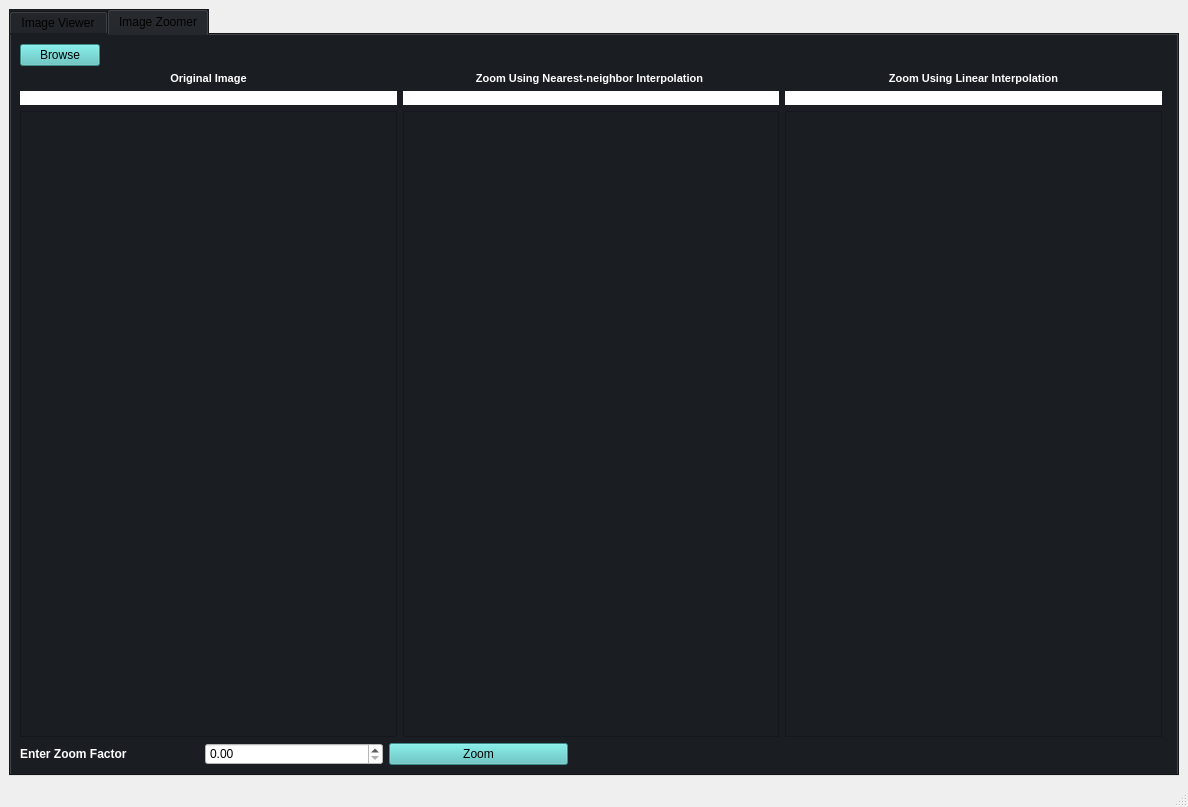
<?xml version="1.0" encoding="UTF-8"?>
<ui version="4.0">
 <class>MainWindow</class>
 <widget class="QMainWindow" name="MainWindow">
  <property name="geometry">
   <rect>
    <x>0</x>
    <y>0</y>
    <width>1188</width>
    <height>807</height>
   </rect>
  </property>
  <property name="windowTitle">
   <string>MainWindow</string>
  </property>
  <widget class="QWidget" name="centralwidget">
   <layout class="QHBoxLayout" name="horizontalLayout">
    <item>
     <widget class="QTabWidget" name="tabWidget">
      <property name="styleSheet">
       <string notr="true">background-color: rgb(26, 30, 35);</string>
      </property>
      <property name="currentIndex">
       <number>1</number>
      </property>
      <widget class="QWidget" name="imageViewerTab">
       <attribute name="title">
        <string>Image Viewer</string>
       </attribute>
       <layout class="QGridLayout" name="gridLayout_13">
        <item row="0" column="0" colspan="2">
         <layout class="QGridLayout" name="gridLayout_4">
          <item row="0" column="1">
           <spacer name="horizontalSpacer">
            <property name="orientation">
             <enum>Qt::Horizontal</enum>
            </property>
            <property name="sizeHint" stdset="0">
             <size>
              <width>40</width>
              <height>20</height>
             </size>
            </property>
           </spacer>
          </item>
          <item row="0" column="0">
           <widget class="QPushButton" name="browseButton">
            <property name="styleSheet">
             <string notr="true">background-color: rgb(83, 194, 191);</string>
            </property>
            <property name="text">
             <string>Browse</string>
            </property>
           </widget>
          </item>
         </layout>
        </item>
        <item row="1" column="0">
         <layout class="QGridLayout" name="gridLayout_2">
          <item row="2" column="0">
           <spacer name="verticalSpacer_4">
            <property name="orientation">
             <enum>Qt::Vertical</enum>
            </property>
            <property name="sizeType">
             <enum>QSizePolicy::Fixed</enum>
            </property>
            <property name="sizeHint" stdset="0">
             <size>
              <width>20</width>
              <height>40</height>
             </size>
            </property>
           </spacer>
          </item>
          <item row="1" column="1">
           <layout class="QGridLayout" name="gridLayout"/>
          </item>
          <item row="2" column="1">
           <spacer name="horizontalSpacer_2">
            <property name="orientation">
             <enum>Qt::Horizontal</enum>
            </property>
            <property name="sizeHint" stdset="0">
             <size>
              <width>40</width>
              <height>20</height>
             </size>
            </property>
           </spacer>
          </item>
          <item row="1" column="0">
           <spacer name="verticalSpacer_2">
            <property name="orientation">
             <enum>Qt::Vertical</enum>
            </property>
            <property name="sizeType">
             <enum>QSizePolicy::Fixed</enum>
            </property>
            <property name="sizeHint" stdset="0">
             <size>
              <width>20</width>
              <height>600</height>
             </size>
            </property>
           </spacer>
          </item>
         </layout>
        </item>
        <item row="1" column="1">
         <layout class="QGridLayout" name="gridLayout_3">
          <item row="8" column="1">
           <widget class="QLabel" name="patientAgeResultLable">
            <property name="styleSheet">
             <string notr="true">color: rgb(255, 255, 255);</string>
            </property>
            <property name="text">
             <string/>
            </property>
           </widget>
          </item>
          <item row="7" column="1">
           <widget class="QLabel" name="patientNameResultLable">
            <property name="styleSheet">
             <string notr="true">color: rgb(255, 255, 255);</string>
            </property>
            <property name="text">
             <string/>
            </property>
           </widget>
          </item>
          <item row="9" column="1">
           <widget class="QLabel" name="bodyPartExaminedResultLable">
            <property name="styleSheet">
             <string notr="true">color: rgb(255, 255, 255);</string>
            </property>
            <property name="text">
             <string/>
            </property>
           </widget>
          </item>
          <item row="9" column="0">
           <widget class="QLabel" name="bodyPartExaminedTitleLable">
            <property name="font">
             <font>
              <pointsize>9</pointsize>
              <weight>75</weight>
              <bold>true</bold>
             </font>
            </property>
            <property name="styleSheet">
             <string notr="true">color: rgb(255, 255, 255);</string>
            </property>
            <property name="text">
             <string>Body Part Examined</string>
            </property>
           </widget>
          </item>
          <item row="1" column="1">
           <widget class="QLabel" name="widthLable">
            <property name="styleSheet">
             <string notr="true">color: rgb(255, 255, 255);</string>
            </property>
            <property name="text">
             <string/>
            </property>
           </widget>
          </item>
          <item row="2" column="1">
           <widget class="QLabel" name="heightLable">
            <property name="styleSheet">
             <string notr="true">color: rgb(255, 255, 255);</string>
            </property>
            <property name="text">
             <string/>
            </property>
           </widget>
          </item>
          <item row="2" column="0">
           <widget class="QLabel" name="numberOfColumnsTitleLable">
            <property name="font">
             <font>
              <pointsize>9</pointsize>
              <weight>75</weight>
              <bold>true</bold>
             </font>
            </property>
            <property name="styleSheet">
             <string notr="true">color: rgb(255, 255, 255);</string>
            </property>
            <property name="text">
             <string>Height</string>
            </property>
           </widget>
          </item>
          <item row="4" column="1">
           <widget class="QLabel" name="bitDepthResultLable">
            <property name="styleSheet">
             <string notr="true">color: rgb(255, 255, 255);</string>
            </property>
            <property name="text">
             <string/>
            </property>
           </widget>
          </item>
          <item row="1" column="0">
           <widget class="QLabel" name="nuberOfRowsTitleLable">
            <property name="font">
             <font>
              <pointsize>9</pointsize>
              <weight>75</weight>
              <bold>true</bold>
             </font>
            </property>
            <property name="styleSheet">
             <string notr="true">color: rgb(255, 255, 255);</string>
            </property>
            <property name="text">
             <string>Width</string>
            </property>
           </widget>
          </item>
          <item row="3" column="0">
           <widget class="QLabel" name="totalSizeTitleLable">
            <property name="font">
             <font>
              <pointsize>9</pointsize>
              <weight>75</weight>
              <bold>true</bold>
             </font>
            </property>
            <property name="styleSheet">
             <string notr="true">color: rgb(255, 255, 255);</string>
            </property>
            <property name="text">
             <string>Total Size</string>
            </property>
           </widget>
          </item>
          <item row="3" column="1">
           <widget class="QLabel" name="totalSizeResultLable">
            <property name="styleSheet">
             <string notr="true">color: rgb(255, 255, 255);</string>
            </property>
            <property name="text">
             <string/>
            </property>
           </widget>
          </item>
          <item row="5" column="1">
           <widget class="QLabel" name="imageColorResultLable">
            <property name="styleSheet">
             <string notr="true">color: rgb(255, 255, 255);</string>
            </property>
            <property name="text">
             <string/>
            </property>
           </widget>
          </item>
          <item row="6" column="1">
           <widget class="QLabel" name="modalityResultLable">
            <property name="styleSheet">
             <string notr="true">color: rgb(255, 255, 255);</string>
            </property>
            <property name="text">
             <string/>
            </property>
           </widget>
          </item>
          <item row="10" column="0">
           <spacer name="verticalSpacer">
            <property name="orientation">
             <enum>Qt::Vertical</enum>
            </property>
            <property name="sizeType">
             <enum>QSizePolicy::Fixed</enum>
            </property>
            <property name="sizeHint" stdset="0">
             <size>
              <width>20</width>
              <height>10</height>
             </size>
            </property>
           </spacer>
          </item>
          <item row="8" column="0">
           <widget class="QLabel" name="patientAgeTitleLable">
            <property name="font">
             <font>
              <pointsize>9</pointsize>
              <weight>75</weight>
              <bold>true</bold>
             </font>
            </property>
            <property name="styleSheet">
             <string notr="true">color: rgb(255, 255, 255);</string>
            </property>
            <property name="text">
             <string>Patient Age</string>
            </property>
           </widget>
          </item>
          <item row="5" column="0">
           <widget class="QLabel" name="imageColorTitleLable">
            <property name="font">
             <font>
              <pointsize>9</pointsize>
              <weight>75</weight>
              <bold>true</bold>
             </font>
            </property>
            <property name="styleSheet">
             <string notr="true">color: rgb(255, 255, 255);</string>
            </property>
            <property name="text">
             <string>Image Color</string>
            </property>
           </widget>
          </item>
          <item row="0" column="0" colspan="2">
           <widget class="QLabel" name="headerDataLabel">
            <property name="font">
             <font>
              <pointsize>14</pointsize>
              <weight>75</weight>
              <bold>true</bold>
             </font>
            </property>
            <property name="styleSheet">
             <string notr="true">color: rgb(255, 255, 255);</string>
            </property>
            <property name="text">
             <string>Header Data</string>
            </property>
            <property name="alignment">
             <set>Qt::AlignCenter</set>
            </property>
           </widget>
          </item>
          <item row="10" column="1">
           <spacer name="horizontalSpacer_3">
            <property name="orientation">
             <enum>Qt::Horizontal</enum>
            </property>
            <property name="sizeType">
             <enum>QSizePolicy::Fixed</enum>
            </property>
            <property name="sizeHint" stdset="0">
             <size>
              <width>200</width>
              <height>1</height>
             </size>
            </property>
           </spacer>
          </item>
          <item row="7" column="0">
           <widget class="QLabel" name="patientNameTitleLable">
            <property name="font">
             <font>
              <pointsize>9</pointsize>
              <weight>75</weight>
              <bold>true</bold>
             </font>
            </property>
            <property name="styleSheet">
             <string notr="true">color: rgb(255, 255, 255);</string>
            </property>
            <property name="text">
             <string>Patient Name</string>
            </property>
           </widget>
          </item>
          <item row="4" column="0">
           <widget class="QLabel" name="bitDepthTitleLable">
            <property name="font">
             <font>
              <pointsize>9</pointsize>
              <weight>75</weight>
              <bold>true</bold>
             </font>
            </property>
            <property name="styleSheet">
             <string notr="true">color: rgb(255, 255, 255);</string>
            </property>
            <property name="text">
             <string>Bit Depth</string>
            </property>
           </widget>
          </item>
          <item row="6" column="0">
           <widget class="QLabel" name="modalityTitleLable">
            <property name="font">
             <font>
              <pointsize>9</pointsize>
              <weight>75</weight>
              <bold>true</bold>
             </font>
            </property>
            <property name="styleSheet">
             <string notr="true">color: rgb(255, 255, 255);</string>
            </property>
            <property name="text">
             <string>Modality</string>
            </property>
           </widget>
          </item>
         </layout>
        </item>
       </layout>
      </widget>
      <widget class="QWidget" name="interpolationTab">
       <attribute name="title">
        <string>Image Zoomer</string>
       </attribute>
       <layout class="QGridLayout" name="gridLayout_5">
        <item row="1" column="1">
         <widget class="QLabel" name="label_3">
          <property name="font">
           <font>
            <pointsize>8</pointsize>
            <weight>75</weight>
            <bold>true</bold>
           </font>
          </property>
          <property name="styleSheet">
           <string notr="true">color: rgb(255, 255, 255);</string>
          </property>
          <property name="text">
           <string>Zoom Using Nearest-neighbor Interpolation </string>
          </property>
          <property name="alignment">
           <set>Qt::AlignCenter</set>
          </property>
         </widget>
        </item>
        <item row="4" column="0" colspan="4">
         <layout class="QGridLayout" name="gridLayout_18">
          <item row="0" column="3">
           <spacer name="horizontalSpacer_10">
            <property name="orientation">
             <enum>Qt::Horizontal</enum>
            </property>
            <property name="sizeType">
             <enum>QSizePolicy::Fixed</enum>
            </property>
            <property name="sizeHint" stdset="0">
             <size>
              <width>600</width>
              <height>20</height>
             </size>
            </property>
           </spacer>
          </item>
          <item row="0" column="2">
           <widget class="QPushButton" name="zoomPushButton">
            <property name="styleSheet">
             <string notr="true">background-color: rgb(83, 194, 191);</string>
            </property>
            <property name="text">
             <string>Zoom</string>
            </property>
           </widget>
          </item>
          <item row="0" column="0">
           <widget class="QLabel" name="label_4">
            <property name="font">
             <font>
              <weight>75</weight>
              <bold>true</bold>
             </font>
            </property>
            <property name="styleSheet">
             <string notr="true">color: rgb(255, 255, 255);</string>
            </property>
            <property name="text">
             <string>Enter Zoom Factor</string>
            </property>
           </widget>
          </item>
          <item row="0" column="1">
           <widget class="QDoubleSpinBox" name="doubleSpinBox">
            <property name="styleSheet">
             <string notr="true">background-color: rgb(255, 255, 255);</string>
            </property>
           </widget>
          </item>
         </layout>
        </item>
        <item row="0" column="0">
         <layout class="QGridLayout" name="gridLayout_19">
          <item row="0" column="1">
           <spacer name="horizontalSpacer_11">
            <property name="orientation">
             <enum>Qt::Horizontal</enum>
            </property>
            <property name="sizeHint" stdset="0">
             <size>
              <width>40</width>
              <height>20</height>
             </size>
            </property>
           </spacer>
          </item>
          <item row="0" column="0">
           <widget class="QPushButton" name="browsePushButton">
            <property name="styleSheet">
             <string notr="true">background-color: rgb(83, 194, 191);</string>
            </property>
            <property name="text">
             <string>Browse</string>
            </property>
           </widget>
          </item>
         </layout>
        </item>
        <item row="1" column="0">
         <widget class="QLabel" name="label">
          <property name="font">
           <font>
            <pointsize>8</pointsize>
            <weight>75</weight>
            <bold>true</bold>
           </font>
          </property>
          <property name="styleSheet">
           <string notr="true">color: rgb(255, 255, 255);</string>
          </property>
          <property name="text">
           <string>Original Image</string>
          </property>
          <property name="alignment">
           <set>Qt::AlignCenter</set>
          </property>
         </widget>
        </item>
        <item row="1" column="2">
         <widget class="QLabel" name="label_2">
          <property name="font">
           <font>
            <pointsize>8</pointsize>
            <weight>75</weight>
            <bold>true</bold>
           </font>
          </property>
          <property name="styleSheet">
           <string notr="true">color: rgb(255, 255, 255);</string>
          </property>
          <property name="text">
           <string>Zoom Using Linear Interpolation</string>
          </property>
          <property name="alignment">
           <set>Qt::AlignCenter</set>
          </property>
         </widget>
        </item>
        <item row="3" column="0">
         <widget class="QScrollArea" name="scrollArea">
          <property name="widgetResizable">
           <bool>true</bool>
          </property>
          <widget class="QWidget" name="scrollAreaWidgetContents">
           <property name="geometry">
            <rect>
             <x>0</x>
             <y>0</y>
             <width>370</width>
             <height>561</height>
            </rect>
           </property>
           <layout class="QHBoxLayout" name="horizontalLayout_2">
            <item>
             <layout class="QGridLayout" name="originaImageGridLayout"/>
            </item>
           </layout>
          </widget>
         </widget>
        </item>
        <item row="3" column="1">
         <widget class="QScrollArea" name="scrollArea_2">
          <property name="widgetResizable">
           <bool>true</bool>
          </property>
          <widget class="QWidget" name="scrollAreaWidgetContents_2">
           <property name="geometry">
            <rect>
             <x>0</x>
             <y>0</y>
             <width>371</width>
             <height>561</height>
            </rect>
           </property>
           <layout class="QHBoxLayout" name="horizontalLayout_3">
            <item>
             <widget class="QLabel" name="nearestLabel">
              <property name="text">
               <string/>
              </property>
             </widget>
            </item>
           </layout>
          </widget>
         </widget>
        </item>
        <item row="3" column="2">
         <widget class="QScrollArea" name="scrollArea_3">
          <property name="widgetResizable">
           <bool>true</bool>
          </property>
          <widget class="QWidget" name="scrollAreaWidgetContents_3">
           <property name="geometry">
            <rect>
             <x>0</x>
             <y>0</y>
             <width>370</width>
             <height>561</height>
            </rect>
           </property>
           <layout class="QHBoxLayout" name="horizontalLayout_4">
            <item>
             <widget class="QLabel" name="bilinearLabel">
              <property name="text">
               <string/>
              </property>
             </widget>
            </item>
           </layout>
          </widget>
         </widget>
        </item>
        <item row="2" column="0">
         <widget class="QLabel" name="originalWH">
          <property name="styleSheet">
           <string notr="true">background-color: rgb(255, 255, 255);</string>
          </property>
          <property name="text">
           <string/>
          </property>
          <property name="alignment">
           <set>Qt::AlignCenter</set>
          </property>
         </widget>
        </item>
        <item row="2" column="1">
         <widget class="QLabel" name="nearestWH">
          <property name="styleSheet">
           <string notr="true">background-color: rgb(255, 255, 255);</string>
          </property>
          <property name="text">
           <string/>
          </property>
          <property name="alignment">
           <set>Qt::AlignCenter</set>
          </property>
         </widget>
        </item>
        <item row="2" column="2">
         <widget class="QLabel" name="linearWH">
          <property name="styleSheet">
           <string notr="true">background-color: rgb(255, 255, 255);</string>
          </property>
          <property name="text">
           <string/>
          </property>
          <property name="alignment">
           <set>Qt::AlignCenter</set>
          </property>
         </widget>
        </item>
       </layout>
      </widget>
     </widget>
    </item>
   </layout>
  </widget>
  <widget class="QMenuBar" name="menubar">
   <property name="geometry">
    <rect>
     <x>0</x>
     <y>0</y>
     <width>1188</width>
     <height>26</height>
    </rect>
   </property>
  </widget>
  <widget class="QStatusBar" name="statusbar"/>
  <action name="actionOpen">
   <property name="text">
    <string>Open</string>
   </property>
  </action>
 </widget>
 <resources/>
 <connections/>
</ui>
